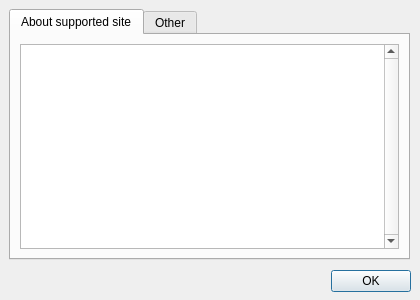
<?xml version="1.0" encoding="UTF-8"?>
<ui version="4.0">
 <class>MainWindow</class>
 <widget class="QDialog" name="MainWindow">
  <property name="windowModality">
   <enum>Qt::ApplicationModal</enum>
  </property>
  <property name="geometry">
   <rect>
    <x>0</x>
    <y>0</y>
    <width>420</width>
    <height>300</height>
   </rect>
  </property>
  <property name="minimumSize">
   <size>
    <width>420</width>
    <height>300</height>
   </size>
  </property>
  <property name="maximumSize">
   <size>
    <width>420</width>
    <height>300</height>
   </size>
  </property>
  <property name="windowTitle">
   <string>Comic Toolbox</string>
  </property>
  <property name="windowIcon">
   <iconset resource="resources.qrc">
    <normaloff>:/icon/main_icon</normaloff>:/icon/main_icon</iconset>
  </property>
  <property name="modal">
   <bool>true</bool>
  </property>
  <widget class="QTabWidget" name="tab_main">
   <property name="geometry">
    <rect>
     <x>9</x>
     <y>9</y>
     <width>401</width>
     <height>251</height>
    </rect>
   </property>
   <property name="currentIndex">
    <number>0</number>
   </property>
   <property name="elideMode">
    <enum>Qt::ElideNone</enum>
   </property>
   <property name="documentMode">
    <bool>false</bool>
   </property>
   <property name="tabsClosable">
    <bool>false</bool>
   </property>
   <property name="movable">
    <bool>false</bool>
   </property>
   <property name="tabBarAutoHide">
    <bool>false</bool>
   </property>
   <widget class="QWidget" name="tab_page1">
    <attribute name="title">
     <string>About supported site</string>
    </attribute>
    <layout class="QVBoxLayout" name="verticalLayout">
     <item>
      <widget class="QTextBrowser" name="txt_supported_site">
       <property name="verticalScrollBarPolicy">
        <enum>Qt::ScrollBarAlwaysOn</enum>
       </property>
       <property name="html">
        <string notr="true">&lt;!DOCTYPE HTML PUBLIC &quot;-//W3C//DTD HTML 4.0//EN&quot; &quot;http://www.w3.org/TR/REC-html40/strict.dtd&quot;&gt;
&lt;html&gt;&lt;head&gt;&lt;meta name=&quot;qrichtext&quot; content=&quot;1&quot; /&gt;&lt;style type=&quot;text/css&quot;&gt;
p, li { white-space: pre-wrap; }
&lt;/style&gt;&lt;/head&gt;&lt;body style=&quot; font-family:'PMingLiU'; font-size:9pt; font-weight:400; font-style:normal;&quot;&gt;
&lt;p style=&quot;-qt-paragraph-type:empty; margin-top:0px; margin-bottom:0px; margin-left:0px; margin-right:0px; -qt-block-indent:0; text-indent:0px;&quot;&gt;&lt;br /&gt;&lt;/p&gt;&lt;/body&gt;&lt;/html&gt;</string>
       </property>
       <property name="acceptRichText">
        <bool>true</bool>
       </property>
       <property name="openExternalLinks">
        <bool>true</bool>
       </property>
      </widget>
     </item>
    </layout>
   </widget>
   <widget class="QWidget" name="tab_page2">
    <attribute name="title">
     <string>Other</string>
    </attribute>
    <layout class="QVBoxLayout" name="verticalLayout_2">
     <item>
      <widget class="QTextBrowser" name="txt_other">
       <property name="verticalScrollBarPolicy">
        <enum>Qt::ScrollBarAlwaysOn</enum>
       </property>
      </widget>
     </item>
    </layout>
   </widget>
  </widget>
  <widget class="QDialogButtonBox" name="btn_box">
   <property name="geometry">
    <rect>
     <x>0</x>
     <y>270</y>
     <width>411</width>
     <height>23</height>
    </rect>
   </property>
   <property name="orientation">
    <enum>Qt::Horizontal</enum>
   </property>
   <property name="standardButtons">
    <set>QDialogButtonBox::Ok</set>
   </property>
  </widget>
 </widget>
 <resources>
  <include location="resources.qrc"/>
 </resources>
 <connections>
  <connection>
   <sender>btn_box</sender>
   <signal>accepted()</signal>
   <receiver>MainWindow</receiver>
   <slot>accept()</slot>
   <hints>
    <hint type="sourcelabel">
     <x>248</x>
     <y>254</y>
    </hint>
    <hint type="destinationlabel">
     <x>157</x>
     <y>274</y>
    </hint>
   </hints>
  </connection>
  <connection>
   <sender>btn_box</sender>
   <signal>rejected()</signal>
   <receiver>MainWindow</receiver>
   <slot>reject()</slot>
   <hints>
    <hint type="sourcelabel">
     <x>316</x>
     <y>260</y>
    </hint>
    <hint type="destinationlabel">
     <x>286</x>
     <y>274</y>
    </hint>
   </hints>
  </connection>
 </connections>
</ui>
